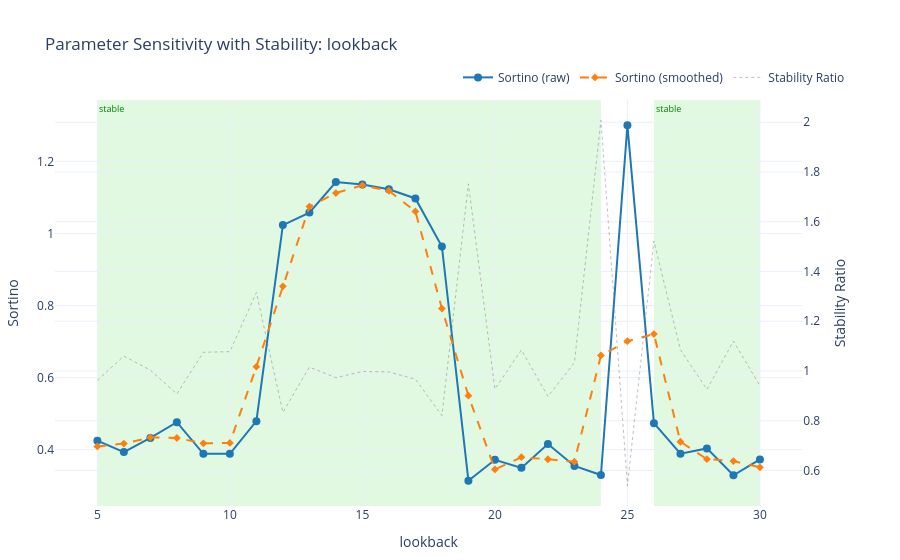

The cell this chart's notebook holds for it:
### Code cell
# The report auto-generates the appropriate plot
report_1d.plot_1d.show()

### Figure 1 — Plotly figure (JSON) as saved in the notebook; plotly's stock layout.template omitted (floating-point values rounded to 4 significant figures)
{"data": [{"hovertemplate": "<b>lookback</b>: %{x}<br><b>Sortino (raw)</b>: %{y:.4f}<br><extra></extra>", "line": {"color": "#1f77b4"}, "marker": {"size": 8}, "mode": "lines+markers", "name": "Sortino (raw)", "type": "scatter", "x": [5, 6, 7, 8, 9, 10, 11, 12, 13, 14, 15, 16, 17, 18, 19, 20, 21, 22, 23, 24, 25, 26, 27, 28, 29, 30], "xaxis": "x", "y": [0.4248, 0.3931, 0.4324, 0.4762, 0.3883, 0.3883, 0.479, 1.023, 1.058, 1.142, 1.136, 1.122, 1.097, 0.9638, 0.3138, 0.3719, 0.3494, 0.4157, 0.3546, 0.3294, 1.3, 0.4733, 0.3887, 0.4034, 0.3288, 0.3728], "yaxis": "y"}, {"hovertemplate": "<b>lookback</b>: %{x}<br><b>Sortino (smoothed)</b>: %{y:.4f}<br><extra></extra>", "line": {"color": "#ff7f0e", "dash": "dash"}, "marker": {"size": 6, "symbol": "diamond"}, "mode": "lines+markers", "name": "Sortino (smoothed)", "type": "scatter", "x": [5, 6, 7, 8, 9, 10, 11, 12, 13, 14, 15, 16, 17, 18, 19, 20, 21, 22, 23, 24, 25, 26, 27, 28, 29, 30], "xaxis": "x", "y": [0.409, 0.4168, 0.4339, 0.4323, 0.4176, 0.4185, 0.6301, 0.8533, 1.074, 1.112, 1.134, 1.118, 1.061, 0.7915, 0.5498, 0.345, 0.379, 0.3732, 0.3666, 0.6613, 0.7009, 0.7207, 0.4218, 0.3736, 0.3683, 0.3508], "yaxis": "y"}, {"hovertemplate": "<b>lookback</b>: %{x}<br><b>Stability Ratio</b>: %{y:.2f}<br><extra></extra>", "line": {"color": "gray", "dash": "dot", "width": 1}, "mode": "lines", "name": "Stability Ratio", "opacity": 0.5, "type": "scatter", "x": [5, 6, 7, 8, 9, 10, 11, 12, 13, 14, 15, 16, 17, 18, 19, 20, 21, 22, 23, 24, 25, 26, 27, 28, 29, 30], "xaxis": "x", "y": [0.9626, 1.06, 1.003, 0.9079, 1.075, 1.078, 1.316, 0.8341, 1.016, 0.9733, 0.9981, 0.9964, 0.9672, 0.8213, 1.752, 0.9277, 1.085, 0.8978, 1.034, 2.008, 0.5391, 1.523, 1.085, 0.9262, 1.12, 0.941], "yaxis": "y2"}], "layout": {"annotations": [{"font": {"color": "green", "size": 9}, "showarrow": false, "text": "stable", "x": 5, "xanchor": "left", "xref": "x", "y": 1, "yanchor": "top", "yref": "y domain"}, {"font": {"color": "green", "size": 9}, "showarrow": false, "text": "stable", "x": 26, "xanchor": "left", "xref": "x", "y": 1, "yanchor": "top", "yref": "y domain"}], "hovermode": "x unified", "legend": {"orientation": "h", "x": 1, "xanchor": "right", "y": 1.02, "yanchor": "bottom"}, "margin": {"b": 50, "l": 50, "r": 50, "t": 100}, "shapes": [{"fillcolor": "rgba(0,200,0,0.12)", "layer": "below", "line": {"width": 0}, "type": "rect", "x0": 5, "x1": 24, "xref": "x", "y0": 0, "y1": 1, "yref": "y domain"}, {"fillcolor": "rgba(0,200,0,0.12)", "layer": "below", "line": {"width": 0}, "type": "rect", "x0": 26, "x1": 30, "xref": "x", "y0": 0, "y1": 1, "yref": "y domain"}], "title": {"text": "Parameter Sensitivity with Stability: lookback"}, "xaxis": {"anchor": "y", "domain": [0, 0.94], "title": {"text": "lookback"}}, "yaxis": {"anchor": "x", "domain": [0, 1], "title": {"text": "Sortino"}}, "yaxis2": {"anchor": "x", "overlaying": "y", "side": "right", "title": {"text": "Stability Ratio"}}}}
